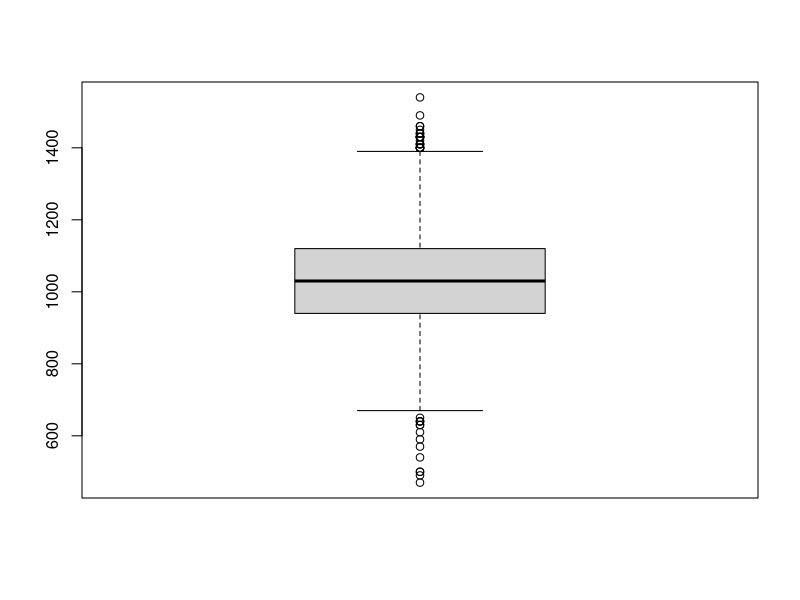
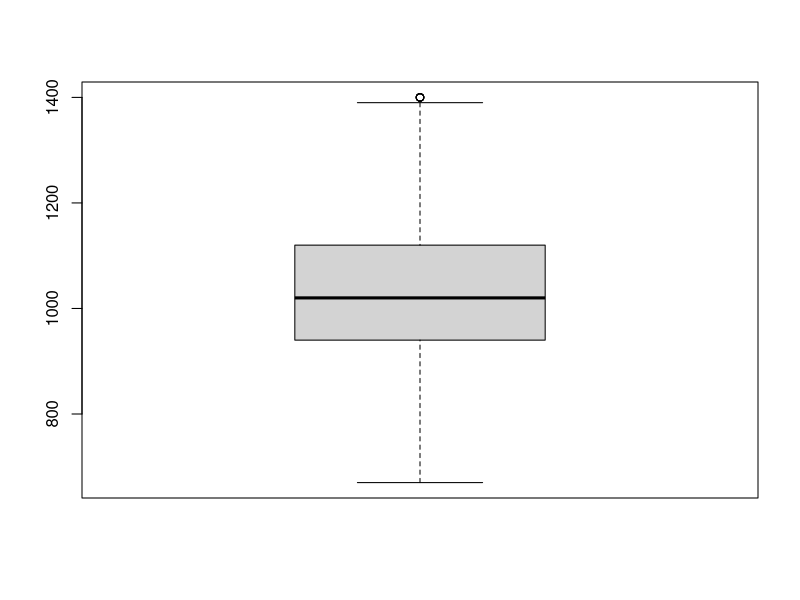
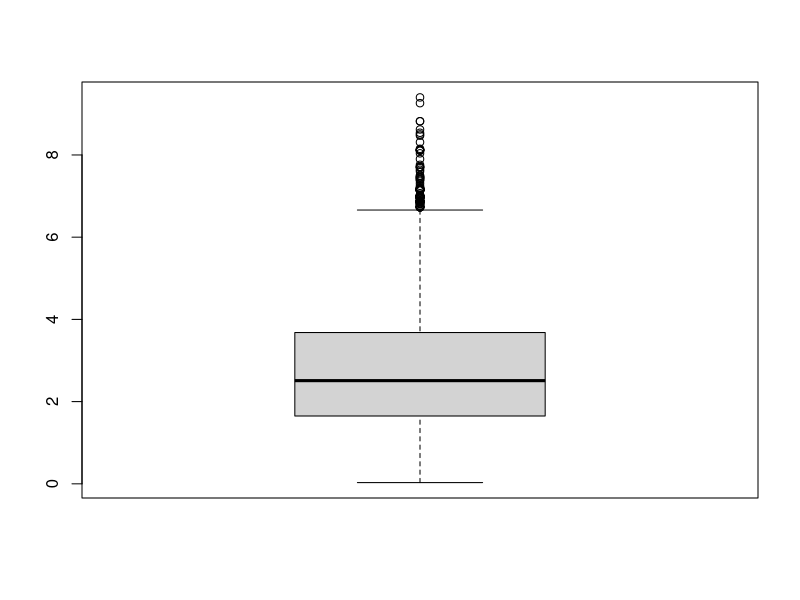
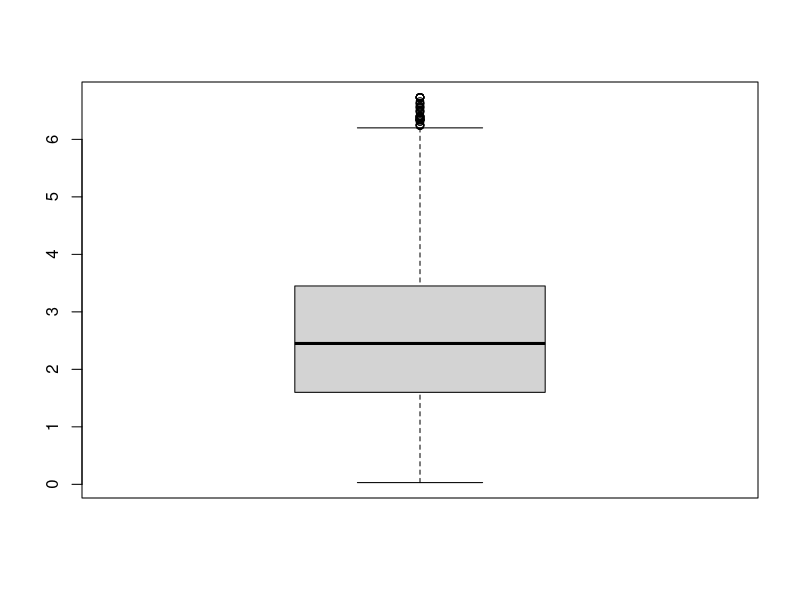
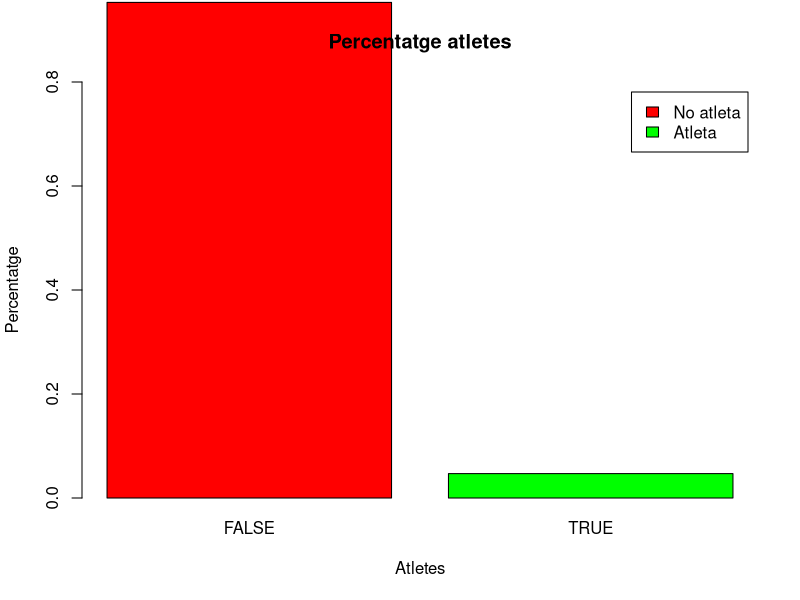
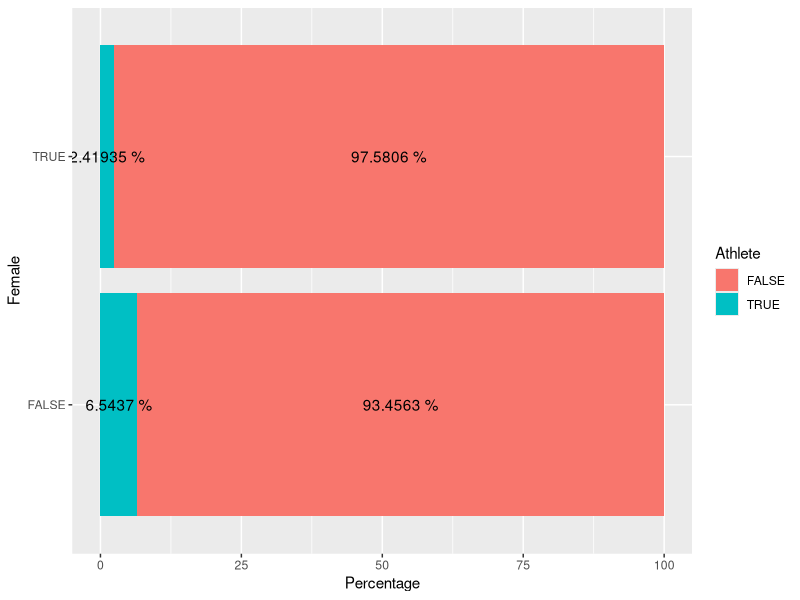
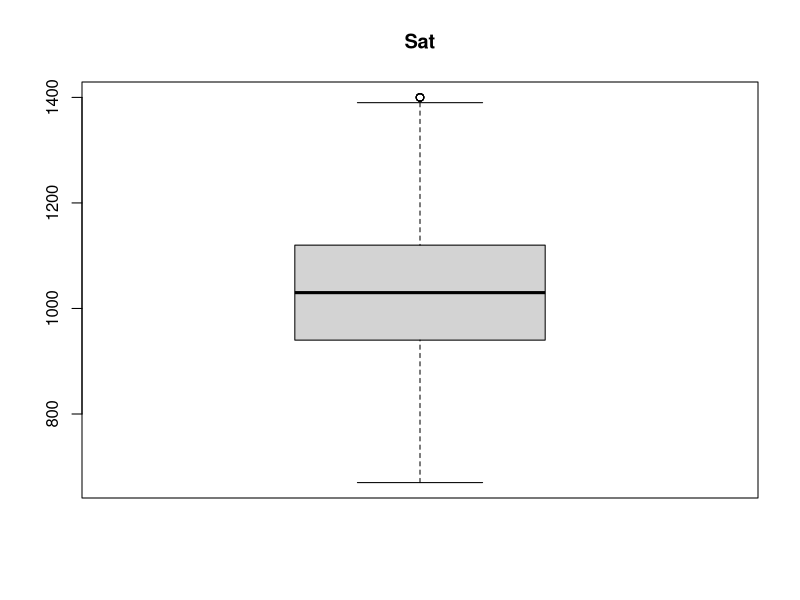
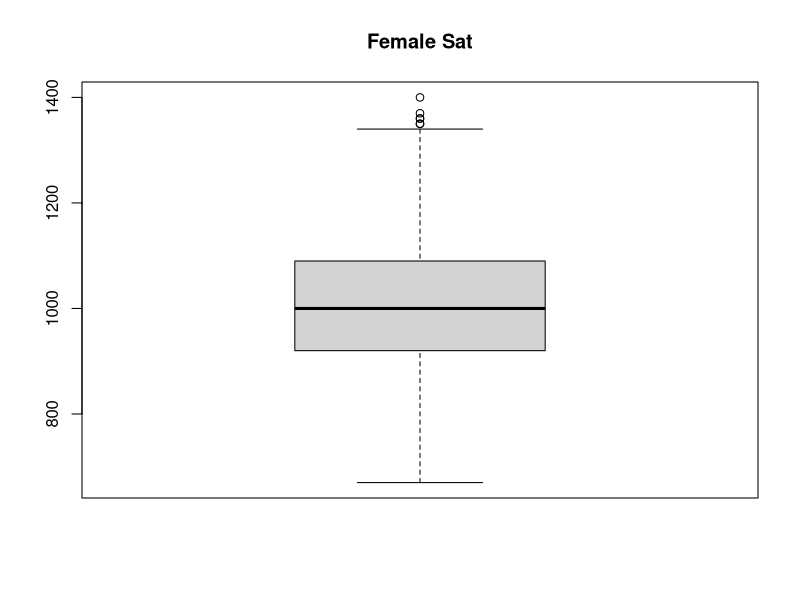

Write the R code that produced these figures, in order.
## ---- chunk 1
knitr::opts_chunk$set(echo = TRUE)
## ---- chunk 2
ds <- read.csv("gpa_row.csv")
## ---- chunk 3
str(ds)
## ---- chunk 4
table(ds$athlete)
class(ds$athlete)
## ---- chunk 5
ds$athlete <- toupper(ds$athlete)
ds$athlete <- as.factor(ds$athlete)
## ---- chunk 6
table(ds$athlete)
class(ds$athlete)
## ---- chunk 7
table(ds$female)
class(ds$female)
## ---- chunk 8
ds$female <- as.factor(ds$female)
## ---- chunk 9
table(ds$female)
class(ds$female)
## ---- chunk 10
table(ds$black)
class(ds$black)
## ---- chunk 11
ds$black <- toupper(ds$black)
ds$black <- trimws(ds$black)
ds$black <- as.factor(ds$black)
## ---- chunk 12
table(ds$black)
class(ds$black)
## ---- chunk 13
table(ds$white)
class(ds$white)
## ---- chunk 14
ds$white <- toupper(ds$white)
ds$white <- trimws(ds$white)
ds$white <- as.factor(ds$white)
## ---- chunk 15
table(ds$white)
class(ds$white)
## ---- chunk 16
summary(ds$sat)
class(ds$sat)
## ---- chunk 17
head(ds$tothrs)
class(ds$tothrs)
## ---- chunk 18
ds$tothrs <- gsub("h","",ds$tothrs)
ds$tothrs <- as.integer(ds$tothrs)
## ---- chunk 19
head(ds$tothrs)
class(ds$tothrs)
## ---- chunk 20
head(ds$colgpa)
summary(ds$colgpa)
class(ds$colgpa)
## ---- chunk 21
head(ds$hsize)
class(ds$hsize)
## ---- chunk 22
ds$hsize <- gsub("\\,","\\.", ds$hsize)
ds$hsize <- as.numeric(ds$hsize)
## ---- chunk 23
head(ds$hsize)
class(ds$hsize)
## ---- chunk 24
head(ds$hsperc)
class(ds$hsperc)
## ---- chunk 25
head(ds$hsperc==format(round(ds$hsrank/ds$hsize,3), nsmall = 2))
## ---- chunk 26
ds$hsperc <- round(ds$hsrank/ds$hsize,3)
## ---- chunk 27
head(ds$hsperc)
class(ds$hsperc)
## ---- chunk 28
boxplot(ds$sat)
## ---- chunk 29
x <-boxplot.stats(ds$sat)$out
idx <- which(ds$sat %in% x)
ds$sat[idx]
## ---- chunk 30
ds$sat[ds$sat > 1400]
## ---- chunk 31
ds$sat[ds$sat > 1400] <- NA
ds$sat[idx]
## ---- chunk 32
ds$sat[ds$sat < 670]
## ---- chunk 33
ds$sat[ds$sat < 670] <- NA
ds$sat[idx]
## ---- chunk 34
boxplot(ds$sat)
## ---- chunk 35
boxplot(ds$hsize)
## ---- chunk 36
x <-boxplot.stats(ds$hsize)$out
idx <- which(ds$hsize %in% x)
ds$hsize[idx]
## ---- chunk 37
ds$hsize[ds$hsize > 6.73]
## ---- chunk 38
ds$hsize[ds$hsize > 6.73] <- NA
ds$hsize[idx]
## ---- chunk 39
boxplot(ds$hsize)
## ---- chunk 40
summary(ds)
## ---- chunk 41
nrow(ds)
## ---- chunk 42
sum(complete.cases(ds$sat))
sum(complete.cases(ds$hsize))
sum(complete.cases(ds$colgpa))
## ---- chunk 43
variables.num <- which(colnames(ds) %in% c("sat", "tothrs", "hsize", "hsrank", "hsperc", "colgpa"))
idx <- which(is.na(ds$sat))
## ---- chunk 44
fem.idx <- which(is.na(ds$sat) & (ds$female==TRUE));
fem.idx
## ---- chunk 45
mas.idx <- which(is.na(ds$sat) & (ds$female==FALSE));
mas.idx
## ---- chunk 46
if (!require('VIM')) install.packages('VIM'); library('VIM')
new.ds.fem <- kNN(ds[ds$female==TRUE, variables.num], variable="sat", k=11)
ds[fem.idx, variables.num]
## ---- chunk 47
new.ds.fem[new.ds.fem$sat==TRUE,]
## ---- chunk 48
ds[fem.idx,]$sat <- new.ds.fem[new.ds.fem$sat_imp==TRUE,]$sat
## ---- chunk 49
new.ds.mas <- kNN(ds[ds$female==FALSE, variables.num], variable="sat", k=11)
ds[mas.idx,]$sat <- new.ds.mas[new.ds.mas$sat_imp==TRUE,]$sat
## ---- chunk 50
sum(complete.cases(ds$sat))
## ---- chunk 51
variables.num <- which(colnames(ds) %in% c("sat", "tothrs", "hsize", "hsrank", "hsperc", "colgpa"))
idx <- which(is.na(ds$hsize))
## ---- chunk 52
fem.idx <- which(is.na(ds$hsize) & (ds$female==TRUE));
fem.idx
## ---- chunk 53
mas.idx <- which(is.na(ds$hsize) & (ds$female==FALSE));
mas.idx
## ---- chunk 54
new.ds.fem <- kNN(ds[ds$female==TRUE, variables.num], variable="hsize", k=11)
ds[fem.idx, variables.num]
## ---- chunk 55
new.ds.fem[new.ds.fem$hsize==TRUE,]
## ---- chunk 56
ds[fem.idx,]$hsize <- new.ds.fem[new.ds.fem$hsize_imp==TRUE,]$hsize
## ---- chunk 57
new.ds.mas <- kNN(ds[ds$female==FALSE, variables.num], variable="hsize", k=11)
ds[mas.idx,]$hsize <- new.ds.mas[new.ds.mas$hsize_imp==TRUE,]$hsize
## ---- chunk 58
sum(complete.cases(ds$hsize))
## ---- chunk 59
variables.num <- which(colnames(ds) %in% c("sat", "tothrs", "hsize", "hsrank", "hsperc", "colgpa"))
idx <- which(is.na(ds$colgpa))
## ---- chunk 60
fem.idx <- which(is.na(ds$colgpa) & (ds$female==TRUE));
fem.idx
## ---- chunk 61
mas.idx <- which(is.na(ds$colgpa) & (ds$female==FALSE));
mas.idx
## ---- chunk 62
new.ds.fem <- kNN(ds[ds$female==TRUE, variables.num], variable="colgpa", k=11)
ds[fem.idx, variables.num]
## ---- chunk 63
new.ds.fem[new.ds.fem$colgpa==TRUE,]
## ---- chunk 64
ds[fem.idx,]$colgpa <- new.ds.fem[new.ds.fem$colgpa_imp==TRUE,]$colgpa
## ---- chunk 65
new.ds.mas <- kNN(ds[ds$female==FALSE, variables.num], variable="colgpa", k=11)
ds[mas.idx,]$colgpa <- new.ds.mas[new.ds.mas$colgpa_imp==TRUE,]$colgpa
## ---- chunk 66
sum(complete.cases(ds$colgpa))
## ---- chunk 67
if (!require('dplyr')) install.packages('dplyr'); library('dplyr')
ds <- ds %>%
  mutate(gpaletter = case_when(colgpa >= 3.5 & colgpa <= 4 ~ 'A',
                             colgpa >= 2.5 & colgpa <= 3.49 ~ 'B',
                             colgpa >= 1.5 & colgpa <= 2.49 ~ 'C',
                             colgpa >= 0 & colgpa <= 1.49 ~ 'D'))
## ---- chunk 68
head(ds)
## ---- chunk 69
counts <- table(ds$athlete)
barplot(prop.table(counts),col=c("red","green"), main="Percentatge atletes", legend.text=c("No atleta","Atleta"),xlab ="Atletes", ylab = "Percentatge",ylim=c(0,0.8) )
## ---- chunk 70
if (!require('ggplot2')) install.packages('ggplot2'); library('ggplot2')
df <- ds %>% group_by(female) %>% count(athlete) %>% mutate(Percent = signif(n / sum(n)*100), digits = 6)
ggplot(df, aes(x = female, y = Percent, fill = athlete))+
  geom_bar(stat = "identity")+
  geom_text(aes(label = paste(Percent,"%"), y = Percent), 
            position = position_stack(vjust = 0.5))+
  coord_flip()+
  labs(x = "Female", y = "Percentage",fill = "Athlete")
## ---- chunk 71
if (!require('psych')) install.packages('psych'); library('psych')
if (!require('kableExtra')) install.packages('kableExtra'); library('kableExtra')
id.num <- c(1,2,3,4,5,6)
mean.n <- as.vector(sapply(ds[,id.num], mean, na.rm=TRUE))
std.n <- as.vector(sapply(ds[,id.num], sd, na.rm=TRUE))
median.n <- as.vector(sapply(ds[,id.num], median, na.rm=TRUE))
mean.trim.0.05 <- as.vector(sapply(ds[,id.num], mean, na.rm=TRUE, trim=0.05))
mean.winsor.0.05 <- as.vector(sapply(ds[,id.num], winsor.mean, na.rm=TRUE, trim=0.05))
IQR.n <- as.vector(sapply(ds[,id.num], IQR, na.rm=TRUE))
mad.n <- as.vector(sapply(ds[,id.num], mad, na.rm=TRUE))

kable(data.frame(variables=names(ds)[id.num],
                 Media = mean.n,
                 Mediana = median.n,
                 Media.retall.0.05 = mean.trim.0.05,
                 Media.winsor.0.05 = mean.winsor.0.05
      ),
digist = 2, caption = "Estimacions de la tendència central")

kable(data.frame(variables=names(ds)[id.num],
                 SD = std.n,
                 IQR = IQR.n,
                 MAD = mad.n),
      digits = 2, caption = "Estimacions de dispersió")
## ---- chunk 72
boxplot(ds$sat, main="Sat")
## ---- chunk 73
femalesat <- ds[which(ds$female==TRUE),]
malesat <- ds[which(ds$female==FALSE),]
tail(femalesat)
## ---- chunk 74
boxplot(femalesat$sat, main="Female Sat")
## ---- chunk 75
boxplot(malesat$sat, main="Male Sat")
## ---- chunk 76
write.csv(ds,"gpa_clean.csv", row.names = FALSE)
## ---- chunk 77
resum <- data.frame(Cat = c("BeforePreproc","AfterPreproc"),
                    ObserveNum = linebreak(c("4137 in all columns except colgpha that had 4096 (rest were NAs)","4137 in all columns")),
                    QuantVarNum = linebreak(c("4","6")),
                    QualVarNum = linebreak(c("6","5")),
                    VarNum = linebreak(c("10","11")))
kable(resum, col.names = c("", "ObserveNum","QuantVarNum", "QualVarNum","VarNum"), escape = F, caption = "Taula Informe Executiu") %>%
  kable_styling(latex_options = "hold_position")
## ---- chunk 78
resum <- data.frame(Cat = c("Sat","Tothrs","Hsize", "Hsrank","Hsperc","Colgpa","Athlete","Female","White","Black","Gpaletter"),
                    Canvis = linebreak(c("S'han tret els valors atípics del dataset, etiquetant-los com a NAs (menor a 670 i majors a 1400). S'han imputat aquests NAs, segons el gènere, fent servir kNN amb k=11","S'ha tret la coma del final i s'ha passat a tipus integer. S'han imputat aquests NAs, segons el gènere, fent servir kNN amb k=11","S'ha canviat la coma pel punt i s'ha passat de tius character a tipus numeric. S'han tret els valors atípics del dataset, etiquetant-los com a NAs (majors de 6.73). S'han imputat aquests NAs, segons el gènere, fent servir kNN amb k=11", "No s'ha fet cap modificació","S'ha arrodonit a precisió 3 decimals","S'han imputat els NAs segons gènere fent servir kNN amb un valor de k=11","S'han passat els valors a majúscules i passat a tipus factor","S'ha canviat la variable a tipus factor","S'han eliminat espais de la variable, passat a majúscules i canviat el tipus de la variable a factor","S'han eliminat espais de la variable, passat a majúscules i canviat el tipus de la variable a factor","Nova variable creada per a posar el valor equivalent de la nota en format character (proporcionat a l'enunciat)")))
kable(resum, col.names = c("", "Canvis"), escape = F, caption = "Taula Canvis Fitxer") %>%
  kable_styling(latex_options = "hold_position")
